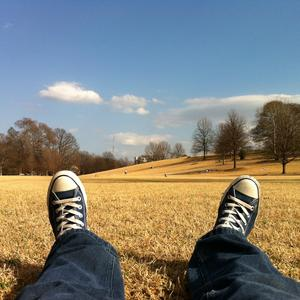
#> input picture images/S01/img1.jpg, 300 x 300 px, found by its file name
$ jupyter execute --allow-errors CV_S02.ipynb   (shell and % lines are left out)   (text cells are left out)
#> lines starting #> are read from the running program, lines starting #| are printed output that depends on the picture; after the words box and inside, x2 and y2 are one past the last pixel; in counts of white or black regions, pixels touching at a corner belong together; pictures that were not available may be replaced by others from this repository, and a replacement may not be noted
[cell 1]
import numpy as np
import matplotlib.pyplot as plt
import cv2

[cell 2]
def imshow(*args, figsize=10, to_rgb=True, title=None, fontsize=12):
    if isinstance(figsize, int):
        figsize = (figsize, figsize)
    images = args[0] if type(args[0]) is list else list(args)
    if to_rgb:
        images = list(map(lambda x: cv2.cvtColor(x, cv2.COLOR_BGR2RGB), images))
    if title is not None:
        assert len(title) == len(images), "Please provide a title for each image."
    plt.figure(figsize=figsize)
    for i in range(1, len(images)+1):
        plt.subplot(1, len(images), i)
        if title is not None:
            plt.title(title[i-1], fontsize=fontsize)
        plt.imshow(images[i-1])
        plt.axis('off')
    plt.show()

[cell 3]
lut = np.random.randint(low=0, high=256, size=(256,), dtype='uint8')
lut[:10]

[cell 4]
img1 = cv2.imread('img1.jpg')
#> img1 is the input picture: shape (300, 300, 3); mean B, G, R 121.7, 128.7, 128
img2 = cv2.LUT(img1, lut)
imshow(img1, img2, figsize=8)

[cell 5]
def get_gamma_lut(gamma):
    lut = np.arange(0, 256) ** gamma
    lut = ((lut - lut.min()) / (lut.max() - lut.min())) * 255
    lut = lut.astype('uint8')
    return lut

lut1 = get_gamma_lut(0.3)
lut2 = get_gamma_lut(3)

plt.figure(figsize=(10, 4))
plt.subplot(1, 2, 1)
plt.plot(np.arange(0, 256), lut1)
plt.title('gamma 0.3')

plt.subplot(1, 2, 2)
plt.plot(np.arange(0, 256), lut2)
plt.title('gamma 3.0')

plt.show()
#> figure, not shown here; panel 1: curve peaks at x = 255, y = 255; panel 2: curve peaks at x = 255, y = 255

[cell 6]
img1 = cv2.imread('img1.jpg')
img2 = cv2.LUT(img1, get_gamma_lut(0.3))
img3 = cv2.LUT(img1, get_gamma_lut(2))
imshow(img1, img2, img3, title=['gamma 1.0', 'gamma 0.3', 'gamma 3.0'])

# TODO: better image

[cell 7]
lut = np.arange(0, 256, dtype='float32')
lut[:64] += 50
lut = lut.astype('uint8')
plt.plot(np.arange(0, 256), lut)
plt.show()
#> figure, not shown here; curve peaks at x = 255, y = 255

# TODO: better mapping

[cell 8]
img1 = cv2.imread('img1.jpg', cv2.IMREAD_GRAYSCALE)
#> img1: shape (300, 300); min 0, max 255, mean 127.7
img2 = cv2.LUT(img1, lut)
#> img2: shape (300, 300)
imshow(img1, img2)

[cell 9]
def get_bit_planes(image, bit_planes):
    for i in range(image.shape[0]):
        for j in range(image.shape[1]):
            image[i][j] = image[i][j] & bit_planes
    image = (((image - image.min()) / (image.max() - image.min())) * 255.0).astype('uint8')
    return image

img1 = cv2.imread('dollar.jpg', cv2.IMREAD_GRAYSCALE)
#> (the rest of this cell did not finish here and is left out)

[cell 10]
img = cv2.imread('img2.jpg', cv2.IMREAD_GRAYSCALE)
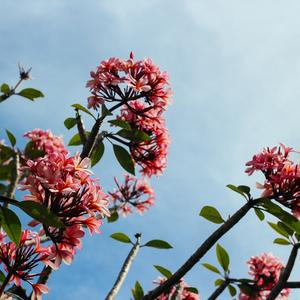
#> input picture images/S01/img2.jpg, 300 x 300 px, found by its file name
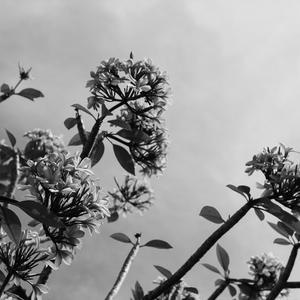
#> img: shape (300, 300); min 0, max 250, mean 151.8
imshow(img, figsize=6)

hist, _ = np.histogram(img, 256, (0, 255))
#> hist = 256 values, max 1467 at index 216, min 0 at index 247, mean 351.6
#> (the rest of this cell did not finish here and is left out)

[cell 11]
img = cv2.imread('img2.jpg')
#> img is the input picture: shape (300, 300, 3); mean B, G, R 163.5, 153, 145
imshow(img, figsize=5)

plt.figure(figsize=(16, 4))

hist_b, _ = np.histogram(img[:,:,0], 256, (0, 255))
#> hist_b = 256 values, max 2697 at index 222, min 0 at index 253, mean 351.6
plt.subplot(1, 3, 1)
plt.plot(list(range(256)), hist_b, color='blue')

hist_g, _ = np.histogram(img[:,:,1], 256, (0, 255))
#> hist_g = 256 values, max 1607 at index 222, min 0 at index 243, mean 351.6
plt.subplot(1, 3, 2)
plt.plot(list(range(256)), hist_g, color='green')

hist_r, _ = np.histogram(img[:,:,2], 256, (0, 255))
#> hist_r = 256 values, max 1100 at index 203, min 21 at index 254, mean 351.6
plt.subplot(1, 3, 3)
plt.plot(list(range(256)), hist_r, color='red')

plt.show()
#> figure, not shown here; panel 1: curve peaks at x = 222, y = 2697; panel 2: curve peaks at x = 222, y = 1607; panel 3: curve peaks at x = 203, y = 1100

[cell 12]
img = cv2.imread('img2.jpg', cv2.IMREAD_GRAYSCALE)
imshow(img, figsize=6)

plt.figure(figsize=(10, 4))

hist, _ = np.histogram(img, 256, (0, 255))
pdf = hist.astype('float32') / (img.shape[0] * img.shape[1])
#> pdf = 256 values, max 0.0163 at index 216, min 0 at index 247, mean 0.00391
plt.subplot(1, 2, 1)
plt.plot(list(range(256)), pdf)

cdf = np.zeros_like(pdf)
#> cdf = 256 values from 0 to 0
for i in range(len(pdf)):
    cdf[i] = pdf[:i+1].sum()
#> after the loop, cdf = 256 values from 0.00376 to 1
plt.subplot(1, 2, 2)
plt.plot(list(range(256)), cdf)

plt.show()
#> figure, not shown here; panel 1: curve peaks at x = 216, y = 0.0163; panel 2: curve peaks at x = 250, y = 1

[cell 13]
img = cv2.imread('img2.jpg', cv2.IMREAD_GRAYSCALE)
equ = cv2.equalizeHist(img)
imshow(img, equ, title=['Original', 'Equalized'])
#> in imshow (call 7), `plt.show()`:
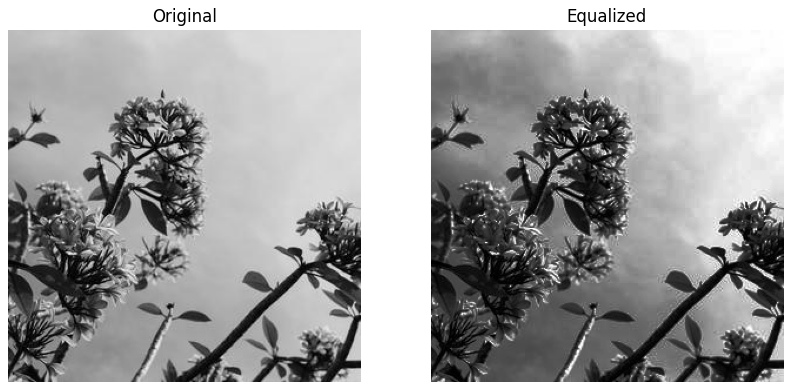
#> figure drawn by matplotlib, 2 panels

# Plot histograms
plt.figure(figsize=(10, 4))

hist1, _ = np.histogram(img, 256, (0, 255))
#> hist1 has the same summary as hist
plt.subplot(1, 2, 1)
plt.title('Original')
plt.plot(list(range(256)), hist1)

hist2, _ = np.histogram(equ, 256, (0, 255))
#> hist2 = 256 values, max 1467 at index 234, min 0 at index 90, mean 351.6
plt.subplot(1, 2, 2)
plt.title('Equalized')
plt.plot(list(range(256)), hist2)

plt.show()
#> figure, not shown here; panel 1: curve peaks at x = 216, y = 1467; panel 2: curve peaks at x = 234, y = 1467

# TODO: implement

[cell 14]
img = cv2.imread('img2.jpg')
equ = img.copy()
equ[:, :, 0] = cv2.equalizeHist(img[:, :, 0])
#> equ: shape (300, 300, 3)
equ[:, :, 1] = cv2.equalizeHist(img[:, :, 1])
equ[:, :, 2] = cv2.equalizeHist(img[:, :, 2])
imshow(img, equ, title=['Original', 'Equalized'])
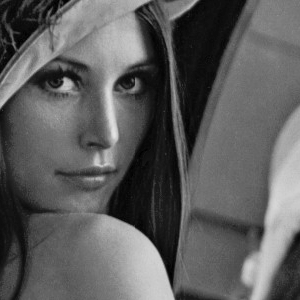
#> input picture images/S02/lena.tif, 300 x 300 px, given in place of lena.jpg, which was not available
#> further down, img1 is the input picture: shape (300, 300); min 0, max 228, mean 93.3

# TODO: use same mappings

[cell 15]
arr = np.array([1, 1, 2, 3, 3, 3, 1, 5])
s_values, bin_idx, s_counts = np.unique(arr, return_inverse=True, return_counts=True)
print('Unique Values:', s_values)
print('Bin Mapping:', bin_idx)
print('Counts', s_counts)

csum = np.cumsum(s_counts)
print('Commulative Sum of Counts:', csum)

[cell 16]
def hist_match(source, template):
    oldshape = source.shape
#> oldshape = (300, 300)
    source = source.ravel()
    template = template.ravel()

    s_values, bin_idx, s_counts = np.unique(source, return_inverse=True, return_counts=True)
#> s_values = 209 values from 0 to 228; s_counts = 209 values, max 2059 at index 8, min 1 at index 207, mean 430.6
    t_values, t_counts = np.unique(template, return_counts=True)
#> t_values = 249 values from 0 to 250; t_counts = 249 values, max 1467 at index 216, min 1 at index 242, mean 361.4

    # take the cumsum of the counts and normalize by the number of pixels to
    # get the empirical cumulative distribution functions for the source and
    # template images (maps pixel value --> quantile)
    s_quantiles = np.cumsum(s_counts).astype(np.float64)
#> s_quantiles = 209 values from 31 to 90000
    s_quantiles /= s_quantiles[-1]
#> s_quantiles = 209 values from 0.000344 to 1
    t_quantiles = np.cumsum(t_counts).astype(np.float64)
#> t_quantiles = 249 values from 338 to 90000
    t_quantiles /= t_quantiles[-1]
#> t_quantiles = 249 values from 0.00376 to 1

    # interpolate linearly to find the pixel values in the template image
    # that correspond most closely to the quantiles in the source image
    interp_t_values = np.interp(s_quantiles, t_quantiles, t_values)
#> interp_t_values = 209 values from 0 to 250
    interp_t_values = interp_t_values[bin_idx].reshape(oldshape)
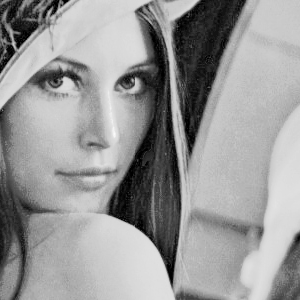
#> interp_t_values: shape (300, 300) float64; min 0, max 250, mean 152.2
    img = interp_t_values.astype('uint8')
#> img: shape (300, 300)
    return img


# TODO: implement better
# TODO: explain implementation

[cell 17]
img1 = cv2.imread('lena.jpg', cv2.IMREAD_GRAYSCALE)
img2 = cv2.imread('img2.jpg', cv2.IMREAD_GRAYSCALE)
output = hist_match(img1, img2)

imshow(img1, img2, output, figsize=14)

# TODO: plot histograms

[cell 18]
img = cv2.imread('img1.tif', cv2.IMREAD_GRAYSCALE)
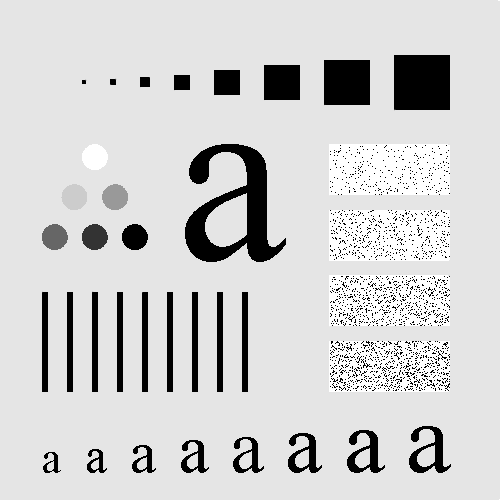
#> input picture images/S02/img1.tif, 500 x 500 px, found by its file name
#> img is the input picture: shape (500, 500); min 0, max 255, mean 207.4

images = [img]
titles = ['Original']
for k in [5, 11, 23, 51]:
    kernel = np.ones((k,k), dtype='uint8') / (k*k)
    out = cv2.filter2D(img, -1, kernel)
    images.append(out)
    titles.append(f'{k}*{k} Box')
#> after the loop, images = 5 items; titles = ['Original', '5*5 Box', '11*11 Box', '23*23 Box', '51*51 Box']

imshow(images, title=titles, figsize=20)

[cell 19]
def get_gaussian_kernel(k, sigma=-1):
    kernel = cv2.getGaussianKernel(k, sigma)
    kernel /= kernel[0,0]
    kernel = kernel @ kernel.T
    kernel /= kernel.sum()
    return kernel

def normalize(img):
    img = ((img - img.min()) / (img.max() - img.min())) * 255
    return np.round(img).astype('uint8')

[cell 20]
images = []
titles = []

for sigma in [1, 3, 5, 7]:
    images.append(normalize(get_gaussian_kernel(21, sigma)))
    titles.append(f'Sigma: {sigma}')

imshow(images, title=titles, figsize=20)

[cell 21]
img = cv2.imread('img1.tif', cv2.IMREAD_GRAYSCALE)

images = [img]
titles = ['Original']
for k in [5, 11, 23, 51]:
    kernel = get_gaussian_kernel(k)
    out = cv2.filter2D(img, -1, kernel)
    images.append(out)
    titles.append(f'{k}*{k} Gaussian')
#> after the loop, titles = ['Original', '5*5 Gaussian', '11*11 Gaussian', '23*23 Gaussian', '51*51 Gaussian']

imshow(images, title=titles, figsize=20)

[cell 22]
img = cv2.imread('lena.tif', cv2.IMREAD_GRAYSCALE)
out = cv2.bilateralFilter(img, 5, sigmaColor=15, sigmaSpace=15)
imshow(img, out)

[cell 23]
img = cv2.imread('img1.tif', cv2.IMREAD_GRAYSCALE)

images = [img]
titles = ['Original']
for kernel in [3, 11, 51]:
    img2 = cv2.medianBlur(img, kernel)
    images.append(img2)
    titles.append(f'{kernel}*{kernel} kernel')
#> after the loop, images = 4 items; titles = ['Original', '3*3 kernel', '11*11 kernel', '51*51 kernel']

imshow(images, title=titles, figsize=20)
#> in imshow (call 14), `plt.show()`:
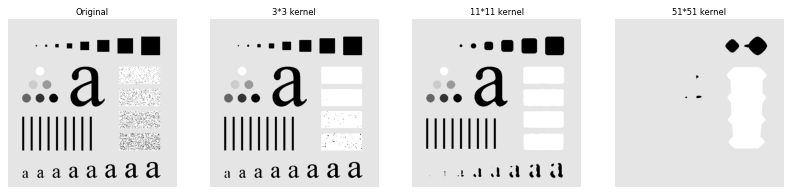
#> figure drawn by matplotlib, 4 panels

[cell 24]
img = cv2.imread('img1.tif', cv2.IMREAD_GRAYSCALE)

images = [img]
titles = ['Original']
for repeat in [2, 10, 50]:
    img2 = img.copy()
    for _ in range(repeat):
        img2 = cv2.medianBlur(img2, 5)
    images.append(img2)
    titles.append(f'{kernel}*{kernel} repeats')
#> after the loop, titles = ['Original', '51*51 repeats', '51*51 repeats', '51*51 repeats']

imshow(images, title=titles, figsize=20)

[cell 25]
img = cv2.imread('img1.tif', cv2.IMREAD_GRAYSCALE)
out = img.copy()

k = 7
s = k // 2
for i in range(img.shape[0]):
    for j in range(img.shape[1]):
        area = img[ max(i-s, 0):min(i+s+1,img.shape[0]) , max(j-s,0):min(j+s+1, img.shape[1]) ]
        out[i, j] = area.min()
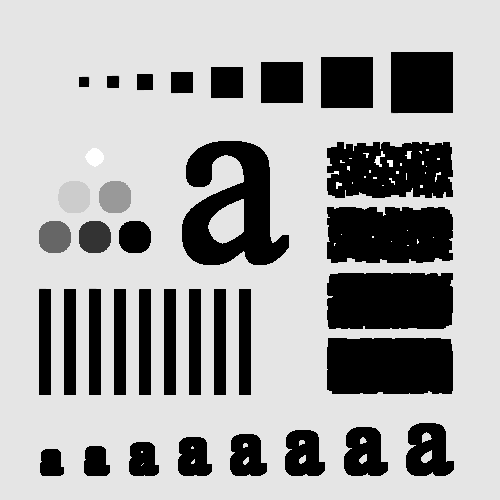
#> out: shape (500, 500); 17.14% of pixels changed, all inside (x1, y1, x2, y2) = (39, 0, 500, 500)

imshow(img, out)
#> in imshow (call 16), `plt.show()`:
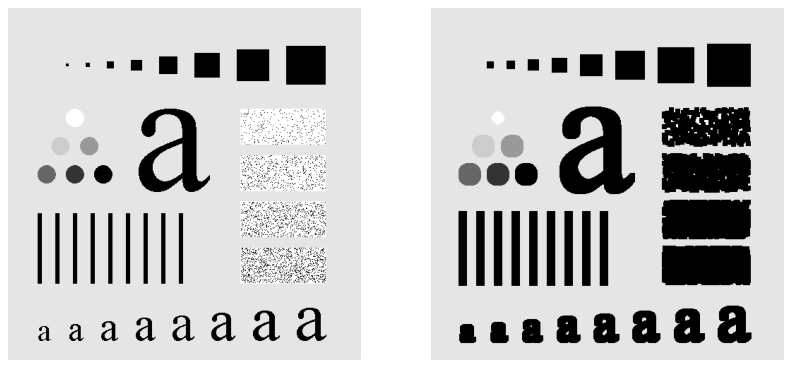
#> figure drawn by matplotlib, 2 panels

[cell 26]
img = cv2.imread('lena.tif', cv2.IMREAD_GRAYSCALE)
edges = cv2.Laplacian(img, -1, ksize=3)
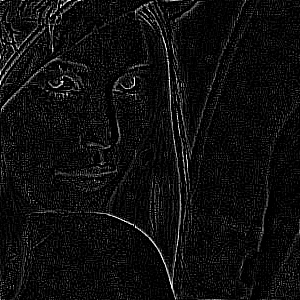
#> edges: shape (300, 300); min 0, max 255, mean 14.3
imshow(img, edges, figsize=10)

[cell 27]
img = cv2.imread('lena.tif', cv2.IMREAD_GRAYSCALE)
img = cv2.filter2D(img, -1, get_gaussian_kernel(3))

smoothed = cv2.filter2D(img, -1, get_gaussian_kernel(3))
details = img - smoothed
k = 3
sharpened = img + k*details

titles = ['Original', 'Smoothed', 'Details', 'Sharpened']
imshow(img, smoothed, details, sharpened, title=titles, figsize=20)

[cell 28]
img = cv2.imread('lena.tif', cv2.IMREAD_GRAYSCALE)
img = cv2.filter2D(img, -1, get_gaussian_kernel(3))

sobelx  = cv2.Sobel(img, -1, dx=1, dy=0, ksize=3)
sobely  = cv2.Sobel(img, -1, dx=0, dy=1, ksize=3)
sobelxy = sobelx + sobely

titles = ['Original', 'Sobel X', 'Sobel Y', 'Sobel XY']
imshow(img, sobelx, sobely, sobelxy, title=titles, figsize=20)

[cell 29]
img = cv2.imread('lena.tif', cv2.IMREAD_GRAYSCALE)

images = []
modes = [
    cv2.BORDER_CONSTANT,
    cv2.BORDER_REFLECT,
    cv2.BORDER_REFLECT_101,
    cv2.BORDER_DEFAULT,
    cv2.BORDER_REPLICATE,
    cv2.BORDER_WRAP
]
for mode in modes:
    s = 30
    out = cv2.copyMakeBorder(img, top=s, bottom=s, left=s, right=s, borderType=mode)
    images.append(out)
#> after the loop, images = 6 items

imshow(images, figsize=20)
